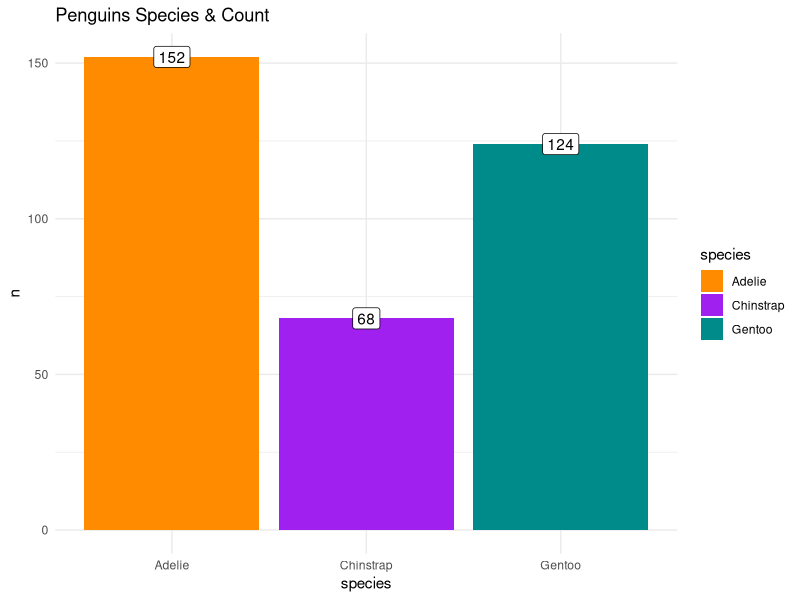
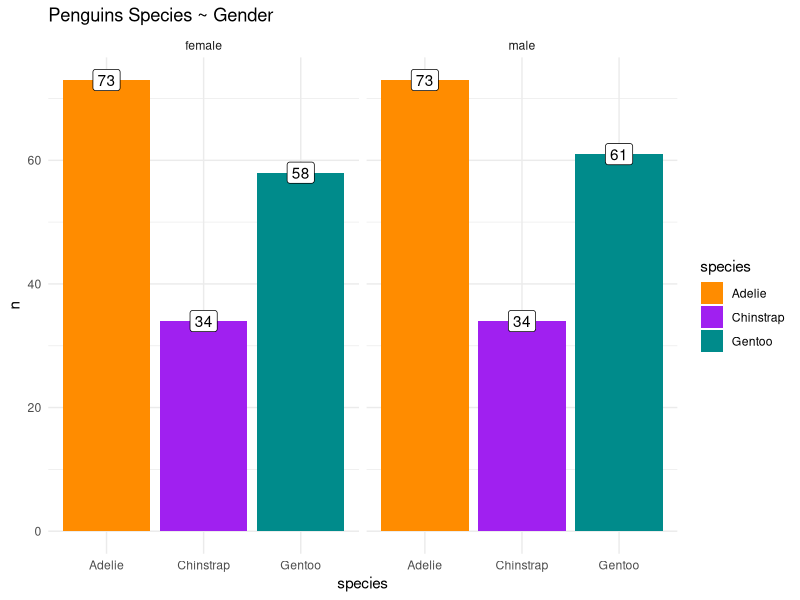
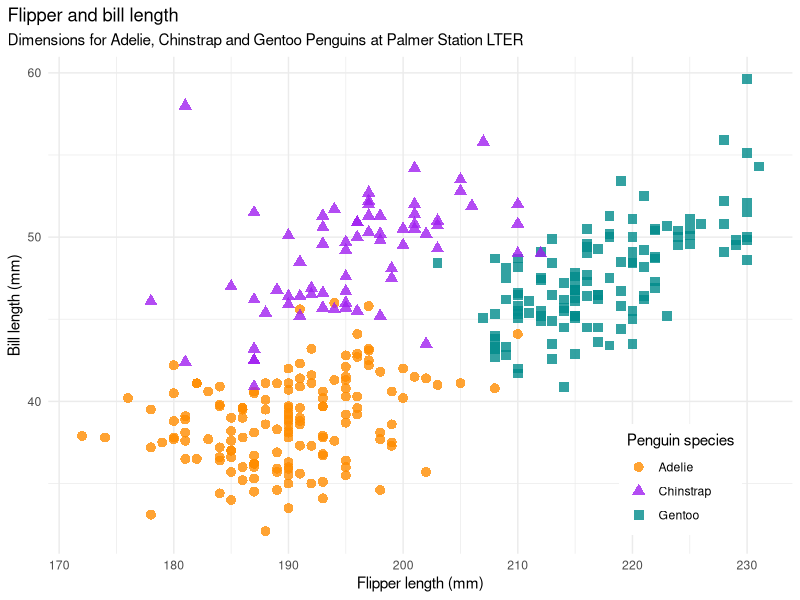

Here is the R script that generated these plots, in order:
# https://www.r-bloggers.com/2020/06/penguins-dataset-overview-iris-alternative-in-r/
# https://allisonhorst.github.io/palmerpenguins/articles/articles/examples.html
#install.packages(c('tidyverse','palmerpenguins'))
library(tidyverse)
library(palmerpenguins)

filtered_data <- penguins

select_input_species <- setNames(unique(penguins$species),unique(penguins$species))
select_input_islands <- setNames(unique(penguins$island),unique(penguins$island))


penguins %>%
  count(species) %>%
  ggplot() + geom_col(aes(x = species, y = n, fill = species)) +
  geom_label(aes(x = species, y = n, label = n)) +
  scale_fill_manual(values = c("darkorange","purple","cyan4")) +
  theme_minimal()+
  labs(title = 'Penguins Species & Count', xlab = 'Species', ylab = 'Counts')

penguins %>%
  drop_na() %>%
  count(sex, species) %>%
  ggplot() + geom_col(aes(x = species, y = n, fill = species)) +
  geom_label(aes(x = species, y = n, label = n)) +
  scale_fill_manual(values = c("darkorange","purple","cyan4")) +
  facet_wrap(~sex) +
  theme_minimal() +
  labs(title = 'Penguins Species ~ Gender')


ggplot(data = penguins,
       aes(x = flipper_length_mm,
           y = bill_length_mm)) +
  geom_point(aes(color = species, 
                 shape = species),
             size = 3,
             alpha = 0.8) +
  theme_minimal() +
  scale_color_manual(values = c('Adelie'="darkorange",'Gentoo' = "cyan4",'Chinstrap' = "purple")) +
  scale_shape_manual(values = c('Adelie' = 16, 'Gentoo' = 15, 'Chinstrap' = 17)) +
  labs(title = "Flipper and bill length",
       subtitle = "Dimensions for Adelie, Chinstrap and Gentoo Penguins at Palmer Station LTER",
       x = "Flipper length (mm)",
       y = "Bill length (mm)",
       color = "Penguin species",
       shape = "Penguin species") +
  theme(legend.position = c(0.85, 0.15),
        legend.background = element_rect(fill = "white", color = NA),
        plot.title.position = "plot",
        plot.caption = element_text(hjust = 0, face= "italic"),
        plot.caption.position = "plot")


